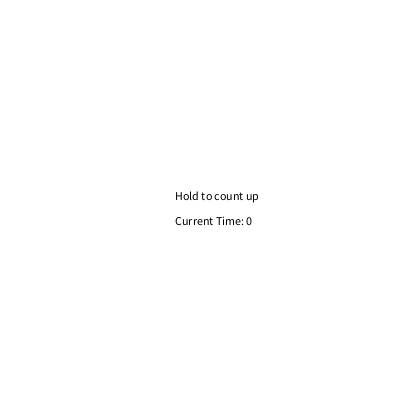
Frame 1 (no input)
Frame 60 (the mouse pressed at the canvas centre just before this capture): identical to frame 1, image omitted
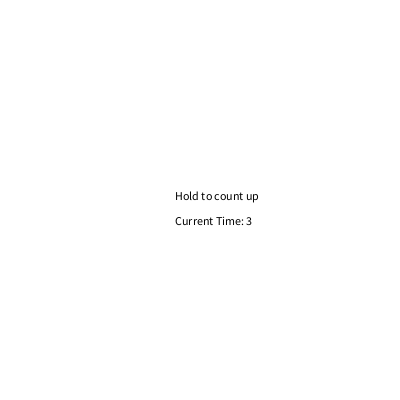
Frame 120 (the mouse held since frame 60 and released just before this capture)

The Processing sketch that drew these frames (run headless with seeded random() and noise(); from frame 60 on, the mouse is pressed at the canvas centre):

// Processing sketch: opdr_12_4
// ── opdr_12_4.pde
int seconds;
int amount = 0;


void setup(){
  size(400,400);
}

void draw(){
  background(255);
  if(mousePressed){
    seconds = millis()/1000;
  }
  
  fill(0);
  text("Current Time: " + seconds,175,225);
  text("Hold to count up",175,200);
}
